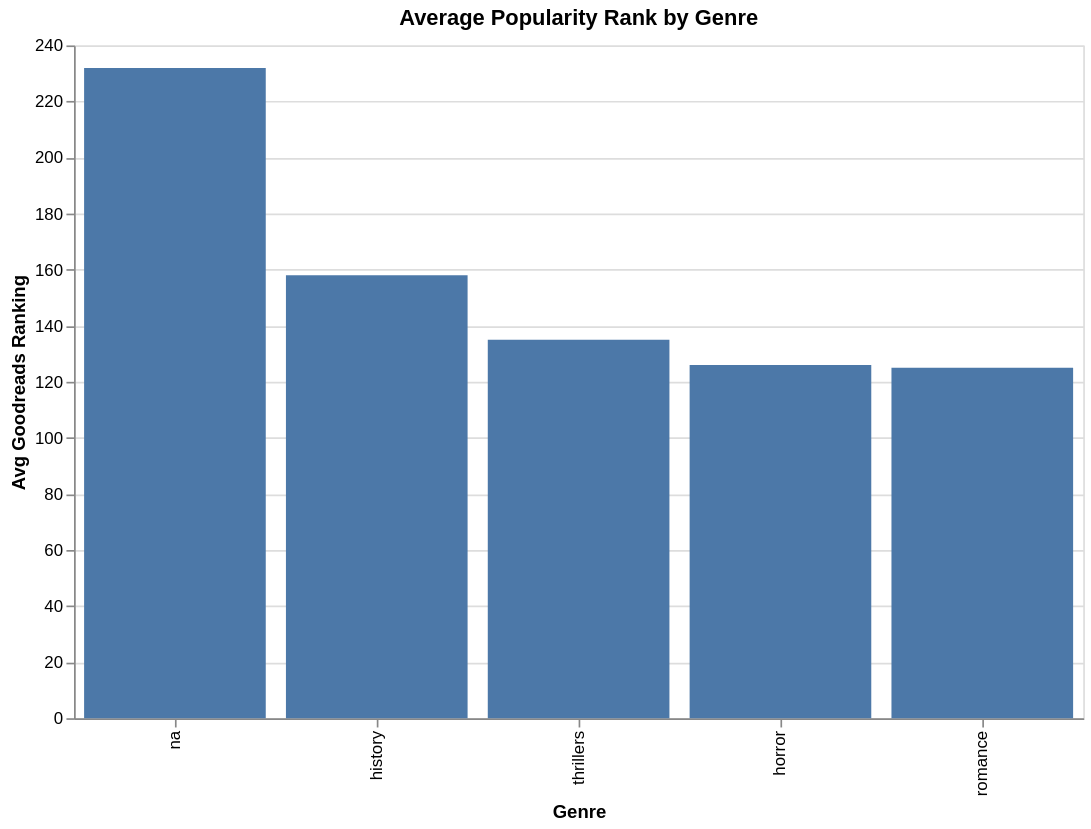

The code cell stored with this chart in its notebook:
### Code cell
alt.Chart(merged_df).mark_bar().encode(
    x=alt.X("genre:N", sort="-y", title='Genre'),
    y=alt.Y("mean(gr_num_ratings_rank):Q", title='Avg Goodreads Ranking')
).properties(
    width=600,
    height=400,
    title="Average Popularity Rank by Genre"
)

### Figure 1 — Vega-Lite specification as saved in the notebook (floating-point values rounded to 4 significant figures; data arrays with more than 128 entries replaced by an {"elided": "..."} marker saying what was removed)
{"config": {"view": {"continuousWidth": 300, "continuousHeight": 300}}, "data": {"name": "data-96df1c64ad7bdc8d2cb3d3727bb16064"}, "mark": {"type": "bar"}, "encoding": {"x": {"field": "genre", "sort": "-y", "title": "Genre", "type": "nominal"}, "y": {"aggregate": "mean", "field": "gr_num_ratings_rank", "title": "Avg Goodreads Ranking", "type": "quantitative"}}, "height": 400, "title": "Average Popularity Rank by Genre", "width": 600, "$schema": "https://vega.github.io/schema/vega-lite/v6.1.0.json", "datasets": {"data-96df1c64ad7bdc8d2cb3d3727bb16064": {"elided": "231 records"}}}
